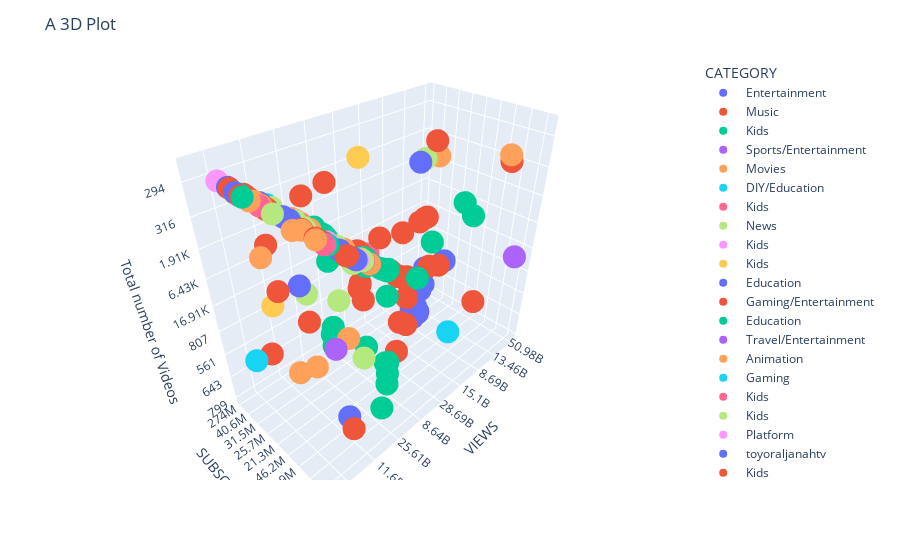

The notebook cell saved with this chart:
### Code cell
# 3D Plot :
fig = px.scatter_3d(df, x='VIEWS', y='SUBSCRIBERS', z='TOTAL_NUMBER_OF_VIDEOS', color='CATEGORY')
fig.update_layout(
    title = 'A 3D Plot',
    xaxis_title = 'Number of Views',
    yaxis_title = 'Number of Subscribers',
    scene = dict(
    zaxis_title = 'Total number of Videos'
    )
)
# Save the plot:
fig.write_html('./Plots/3D plot.html')
fig.write_image('./Plots/3D Plot.png')
fig.show()

### Figure 1 — Plotly figure (JSON) as saved in the notebook; plotly's stock layout.template omitted (floating-point values rounded to 4 significant figures; data arrays with more than 128 entries replaced by an {"elided": "..."} marker saying what was removed)
{"data": [{"hovertemplate": "CATEGORY= Entertainment          <br>VIEWS=%{x}<br>SUBSCRIBERS=%{y}<br>TOTAL_NUMBER_OF_VIDEOS=%{z}<extra></extra>", "legendgroup": " Entertainment          ", "marker": {"color": "#636efa", "symbol": "circle"}, "mode": "markers", "name": " Entertainment          ", "scene": "scene", "showlegend": true, "type": "scatter3d", "x": {"elided": "186 str values"}, "y": {"elided": "186 str values"}, "z": {"elided": "186 str values"}}, {"hovertemplate": "CATEGORY= Music                  <br>VIEWS=%{x}<br>SUBSCRIBERS=%{y}<br>TOTAL_NUMBER_OF_VIDEOS=%{z}<extra></extra>", "legendgroup": " Music                  ", "marker": {"color": "#EF553B", "symbol": "circle"}, "mode": "markers", "name": " Music                  ", "scene": "scene", "showlegend": true, "type": "scatter3d", "x": ["257.16B", "66.84B", "36.02B", "22.97B", "34.26B", "32.31B", "29.3B", "34.04B", "38.29B", "38.83B", "42.76B", "31.93B", "29.73B", "41.11B", "35.44B", "15.74B", "32.44B", "26.21B", "15.72B", "32.93B", "40.38B", "19.75B", "30.35B", "14.12B", "8.11B", "39.1B", "17.05B", "7.34B", "4.21B", "7.88B", "21.55B", "11.76B", "33.12B", "13B", "23.15B", "30.01B", "57.67B", "16.42B", "28.69B", "25.89B", "37.65B", "22.81B", "31.98B", "18.11B", "14B", "20.45B", "15.79B", "10.61B", "11.12B", "3.42B", "19.17B", "29.45B", "17.21B", "15.79B", "9.75B", "25.04B", "12.54B", "16.77B", "7.79B", "17.01B", "18.97B", "38.77B", "23.94B", "17.89B", "27.35B", "2.43B", "28.22B", "18.76B", "17.97B", "12.72B", "11.26B", "17.2B", "19.04B", "10.8B", "4.97B", "9.42B", "11.2B", "28.31B", "11.14B", "7.33B", "8.06B", "2.59B", "22.01B", "15.62B", "12.4B", "24.65B", "797.36M", "9.02B", "40.34B", "29.44B", "11.13B", "6.81B", "23.92B", "13.31B", "15.09B", "3.68B", "9.12B", "15.02B", "8.64B", "10.81B", "9.24B", "6.35B", "14.06B", "14.09B", "4.11B", "12.63B", "18.08B", "9.9B", "25.78B", "11.01B", "1.91B"], "y": ["267M", "107M", "93.9M", "78.1M", "74.9M", "73M", "68.5M", "67.8M", "67.1M", "66.2M", "62M", "60.5M", "60.3M", "60.1M", "59.2M", "57.1M", "54.7M", "54.2M", "51.7M", "51M", "48.4M", "47.4M", "46.2M", "45.5M", "45.5M", "44.5M", "43.6M", "42.6M", "41.8M", "40.9M", "40.7M", "40.5M", "39.2M", "39.2M", "38.2M", "37.5M", "37.1M", "36.8M", "36.5M", "35.4M", "35.3M", "35M", "34.8M", "34.7M", "34.6M", "34.1M", "34.1M", "33.9M", "33.7M", "33.3M", "32.7M", "32.5M", "31.8M", "31.8M", "31.5M", "31.3M", "31.2M", "30.7M", "30.6M", "30.4M", "30.3M", "30.2M", "30M", "30M", "29.1M", "28.5M", "27.1M", "27.1M", "27M", "26.8M", "26.8M", "26.7M", "26.6M", "26.6M", "26.4M", "26.3M", "25.6M", "25.5M", "25.1M", "24.9M", "24.8M", "24.7M", "24.6M", "24.6M", "24.6M", "24.5M", "24.5M", "24.4M", "24.1M", "24.1M", "24.1M", "24M", "23.9M", "23.7M", "23.6M", "23.5M", "23.3M", "22.7M", "22.6M", "22.5M", "22.2M", "22.2M", "22.1M", "21.8M", "21.8M", "21.7M", "21.3M", "21.1M", "21M", "20.9M", "20.8M"], "z": ["21.12K", "11.22K", "596", "2.51K", "1.85K", "249", "8.58K", "28.01K", "2.81K", "5.82K", "20.15K", "4.69K", "165", "4.1K", "268", "484", "474", "190", "122", "3.5K", "1.73K", "21.79K", "358", "579", "1.69K", "1.23K", "379.59K", "118", "501", "216.91K", "8.08K", "1.04K", "142.19K", "252", "16.91K", "1.8K", "2.82K", "668", "2.44K", "6.45K", "3.32K", "79.37K", "2.3K", "7.19K", "193", "1.07K", "7.98K", "193", "1.67K", "68", "618", "4.36K", "599", "290", "4.91K", "8.42K", "10.01K", "5.2K", "1.13K", "335", "992", "1.05K", "5.48K", "64", "2.72K", "635", "3.08K", "254", "553", "1.71K", "72", "56", "2.25K", "1.85K", "192", "3.52K", "637", "307", "1.92K", "236", "777", "672", "106", "1.09K", "3.04K", "167", "42", "297", "73.13K", "46.69K", "318", "257", "3.73K", "1.12K", "6.43K", "5.46K", "727", "218", "63", "163", "89", "61", "2.6K", "58.31K", "530", "266", "5.42K", "912", "141.1K", "4.31K", "299"]}, {"hovertemplate": "CATEGORY= Kids                   <br>VIEWS=%{x}<br>SUBSCRIBERS=%{y}<br>TOTAL_NUMBER_OF_VIDEOS=%{z}<extra></extra>", "legendgroup": " Kids                   ", "marker": {"color": "#00cc96", "symbol": "circle"}, "mode": "markers", "name": " Kids                   ", "scene": "scene", "showlegend": true, "type": "scatter3d", "x": ["182.88B", "103.5B", "90.94B", "100.9B", "51.03B", "60.42B", "36.12B", "65.66B", "35.01B", "11.15B", "27.62B", "43.07B", "24.34B", "9.74B", "3.76B", "30.66B", "16.82B", "5.83B", "16.93B", "21.48B", "23.62B", "15.58B", "21.74B", "12.91B", "27.37B", "19.5B", "11.72B", "27.35B", "3.11B", "26.42B", "14.45B", "12.41B", "23.15B", "26.33B", "22.52B", "16.26B", "6.56B", "3.27B", "16.2B", "18.79B", "19.72B", "15.27B", "13.42B", "8.66B", "16.02B", "16.85B", "25.61B", "25.22B", "19.06B", "14.33B", "23.01B", "27.12B", "17.27B", "9.82B", "18.2B", "9.98B", "16.95B", "1.39K", "13.58B", "12.12B", "11.42B", "5.46B", "2.86B", "488.84M", "10.9B", "9.52B", "9.38B", "4.55B"], "y": ["176M", "123M", "119M", "116M", "91.3M", "64.4M", "62.3M", "56.7M", "47.9M", "44.6M", "44.4M", "43.3M", "43.2M", "42.7M", "42.1M", "40.8M", "40M", "39.4M", "37.9M", "36.7M", "36.6M", "36.2M", "36M", "35.8M", "35.4M", "34.8M", "33.8M", "32.6M", "31.9M", "31.6M", "30.3M", "30.1M", "29.9M", "29.4M", "29.1M", "27.9M", "27.8M", "27.3M", "27.2M", "27M", "26.5M", "26.2M", "26.2M", "26.2M", "25.9M", "25.4M", "25.3M", "24.8M", "24.6M", "24.6M", "24.5M", "24.1M", "24.1M", "24M", "23M", "23M", "22.9M", "22.9M", "22.8M", "22.4M", "22.1M", "22M", "21.9M", "21.3M", "20.9M", "20.9M", "20.6M", "20.6M"], "z": ["1.18K", "1.22K", "721", "885", "792", "1.48K", "674", "1.24K", "155", "7.95K", "1.76K", "90.19K", "85", "1.36K", "197", "642", "1.07K", "705", "236", "5.6K", "8.5K", "4.3K", "8.34K", "653", "137.83K", "1.24K", "234", "1.09K", "116", "924", "2.88K", "886", "45", "989", "2.09K", "11.23K", "343", "319", "2.42K", "1.67K", "200", "97.68K", "1.19K", "591", "1.91K", "27.11K", "5.34K", "20.08K", "525", "23.8K", "3.81K", "17.12K", "179", "4.59K", "1.22K", "3.76K", "470", "1", "1.17K", "120", "440", "6.21K", "622", "180", "178", "7.24K", "606", "868"]}, {"hovertemplate": "CATEGORY= Sports/Entertainment   <br>VIEWS=%{x}<br>SUBSCRIBERS=%{y}<br>TOTAL_NUMBER_OF_VIDEOS=%{z}<extra></extra>", "legendgroup": " Sports/Entertainment   ", "marker": {"color": "#ab63fa", "symbol": "circle"}, "mode": "markers", "name": " Sports/Entertainment   ", "scene": "scene", "showlegend": true, "type": "scatter3d", "x": ["84.98B", "17.42B"], "y": ["102M", "60.2M"], "z": ["76.61K", "437"]}, {"hovertemplate": "CATEGORY= Movies                 <br>VIEWS=%{x}<br>SUBSCRIBERS=%{y}<br>TOTAL_NUMBER_OF_VIDEOS=%{z}<extra></extra>", "legendgroup": " Movies                 ", "marker": {"color": "#FFA15A", "symbol": "circle"}, "mode": "markers", "name": " Movies                 ", "scene": "scene", "showlegend": true, "type": "scatter3d", "x": ["29.04B", "62.2B", "24.55B", "27.61B", "11.21B", "27.4B", "17.34B", "17.59B", "16.31B", "7.95B", "8.22B", "24.98B", "5.72B", "6.28B"], "y": ["97.2M", "61.4M", "53.5M", "40.1M", "33.3M", "32.6M", "31.5M", "30.5M", "27.1M", "26.4M", "26.3M", "24.7M", "22.9M", "22.6M"], "z": ["8.55K", "40.61K", "12.25K", "615", "3.48K", "1.35K", "768", "5.06K", "108", "1.07K", "7.47K", "3.42K", "928", "4.1K"]}, {"hovertemplate": "CATEGORY= DIY/Education          <br>VIEWS=%{x}<br>SUBSCRIBERS=%{y}<br>TOTAL_NUMBER_OF_VIDEOS=%{z}<extra></extra>", "legendgroup": " DIY/Education          ", "marker": {"color": "#19d3f3", "symbol": "circle"}, "mode": "markers", "name": " DIY/Education          ", "scene": "scene", "showlegend": true, "type": "scatter3d", "x": ["27.39B"], "y": ["80.7M"], "z": ["7.05K"]}, {"hovertemplate": "CATEGORY= Kids                <br>VIEWS=%{x}<br>SUBSCRIBERS=%{y}<br>TOTAL_NUMBER_OF_VIDEOS=%{z}<extra></extra>", "legendgroup": " Kids                ", "marker": {"color": "#FF6692", "symbol": "circle"}, "mode": "markers", "name": " Kids                ", "scene": "scene", "showlegend": true, "type": "scatter3d", "x": ["43.81B", "15.33B"], "y": ["75.3M", "26M"], "z": ["3.24K", "1.32K"]}, {"hovertemplate": "CATEGORY= News                   <br>VIEWS=%{x}<br>SUBSCRIBERS=%{y}<br>TOTAL_NUMBER_OF_VIDEOS=%{z}<extra></extra>", "legendgroup": " News                   ", "marker": {"color": "#B6E880", "symbol": "circle"}, "mode": "markers", "name": " News                   ", "scene": "scene", "showlegend": true, "type": "scatter3d", "x": ["31.73B", "7.86B", "50.79B", "32.4B", "13.71B", "8.71B", "4.77B", "13.55B", "10.36B", "14.48B", "12.16B", "4.19B", "19.19B", "3.88B", "2.93B"], "y": ["65.2M", "43.8M", "41.9M", "35.9M", "29.8M", "28.3M", "28M", "25.6M", "23.9M", "23.4M", "22.5M", "21.9M", "21.6M", "21.1M", "20.8M"], "z": ["365.35K", "141", "791", "65", "2.05K", "4.38K", "2.12K", "15.27K", "2.72K", "268", "169.4K", "7.05K", "47.93K", "266", "710"]}, {"hovertemplate": "CATEGORY= Kids          <br>VIEWS=%{x}<br>SUBSCRIBERS=%{y}<br>TOTAL_NUMBER_OF_VIDEOS=%{z}<extra></extra>", "legendgroup": " Kids          ", "marker": {"color": "#FF97FF", "symbol": "circle"}, "mode": "markers", "name": " Kids          ", "scene": "scene", "showlegend": true, "type": "scatter3d", "x": ["34.45B", "4.13B"], "y": ["56.9M", "29.1M"], "z": ["842", "402"]}, {"hovertemplate": "CATEGORY= Kids            <br>VIEWS=%{x}<br>SUBSCRIBERS=%{y}<br>TOTAL_NUMBER_OF_VIDEOS=%{z}<extra></extra>", "legendgroup": " Kids            ", "marker": {"color": "#FECB52", "symbol": "circle"}, "mode": "markers", "name": " Kids            ", "scene": "scene", "showlegend": true, "type": "scatter3d", "x": ["11.6B"], "y": ["56.8M"], "z": ["1.05K"]}, {"hovertemplate": "CATEGORY= Education              <br>VIEWS=%{x}<br>SUBSCRIBERS=%{y}<br>TOTAL_NUMBER_OF_VIDEOS=%{z}<extra></extra>", "legendgroup": " Education              ", "marker": {"color": "#636efa", "symbol": "circle"}, "mode": "markers", "name": " Education              ", "scene": "scene", "showlegend": true, "type": "scatter3d", "x": ["6.32B", "7.71B", "6.57B", "7.54B", "15.96B", "24.35B", "22.54B", "19.83B", "11.85B", "18.81B", "2.34B", "6.01B", "2.78B", "20.79B", "9.41B", "11.65B", "6.13B", "2.17B", "8.28B"], "y": ["53.4M", "45.8M", "45M", "41M", "39.9M", "31.9M", "29.3M", "28.7M", "25.6M", "24.5M", "23.2M", "23.1M", "22.4M", "22M", "21.9M", "21.8M", "21.4M", "21.2M", "20.6M"], "z": ["156", "4.32K", "316", "3.51K", "9.36K", "1.53K", "373", "3.71K", "308", "1.64K", "380", "10.46K", "230", "3.91K", "1.34K", "90", "5.35K", "288", "1.18K"]}, {"hovertemplate": "CATEGORY= Gaming/Entertainment   <br>VIEWS=%{x}<br>SUBSCRIBERS=%{y}<br>TOTAL_NUMBER_OF_VIDEOS=%{z}<extra></extra>", "legendgroup": " Gaming/Entertainment   ", "marker": {"color": "#EF553B", "symbol": "circle"}, "mode": "markers", "name": " Gaming/Entertainment   ", "scene": "scene", "showlegend": true, "type": "scatter3d", "x": ["30.91B", "15.44B", "16.18B", "28.4B", "28.89B", "25.3B", "27.61B", "40.51B", "11.07B", "31.12B", "14.34B", "24.96B", "13.92B", "16.84B", "16.49B", "6.98B", "17.84B", "17.52B", "4.75B", "2.14B", "13.53B", "5.23B", "10.53B", "14.64B", "12.88B", "16.02B", "17.57B", "9.87B", "17.32B", "7.16B", "8.87B", "12.21B", "12.38B", "7.25B", "11.27B", "4.13B", "9.23B"], "y": ["50.5M", "50.2M", "49.5M", "47.6M", "44.1M", "44M", "42.3M", "41M", "40.4M", "39.8M", "38.6M", "36.8M", "34.7M", "34.3M", "33.5M", "31.9M", "30.7M", "29.1M", "28.8M", "28.4M", "26.4M", "26M", "25.8M", "25M", "24.1M", "23.8M", "23.7M", "23.7M", "23.4M", "22.6M", "22.1M", "21.9M", "21.5M", "21.2M", "20.9M", "20.7M", "20.6M"], "z": ["3.75K", "2.17K", "2.37K", "4.74K", "11.49K", "2.73K", "821", "2.65K", "135", "737", "157", "233", "713", "1.74K", "1.37K", "8.18K", "1.29K", "796", "617", "292", "539", "615", "601", "1.49K", "738", "196.75K", "21.95K", "860", "53.86K", "5.46K", "746", "324", "721", "815", "10.21K", "1.72K", "532"]}, {"hovertemplate": "CATEGORY= Education          <br>VIEWS=%{x}<br>SUBSCRIBERS=%{y}<br>TOTAL_NUMBER_OF_VIDEOS=%{z}<extra></extra>", "legendgroup": " Education          ", "marker": {"color": "#00cc96", "symbol": "circle"}, "mode": "markers", "name": " Education          ", "scene": "scene", "showlegend": true, "type": "scatter3d", "x": ["6.46B"], "y": ["49.4M"], "z": ["2.92K"]}, {"hovertemplate": "CATEGORY= Travel/Entertainment   <br>VIEWS=%{x}<br>SUBSCRIBERS=%{y}<br>TOTAL_NUMBER_OF_VIDEOS=%{z}<extra></extra>", "legendgroup": " Travel/Entertainment   ", "marker": {"color": "#ab63fa", "symbol": "circle"}, "mode": "markers", "name": " Travel/Entertainment   ", "scene": "scene", "showlegend": true, "type": "scatter3d", "x": ["25.02B"], "y": ["43M"], "z": ["1.12K"]}, {"hovertemplate": "CATEGORY= Animation              <br>VIEWS=%{x}<br>SUBSCRIBERS=%{y}<br>TOTAL_NUMBER_OF_VIDEOS=%{z}<extra></extra>", "legendgroup": " Animation              ", "marker": {"color": "#FFA15A", "symbol": "circle"}, "mode": "markers", "name": " Animation              ", "scene": "scene", "showlegend": true, "type": "scatter3d", "x": ["18.94B", "12.6B", "22.43B", "1.94B", "11.87B"], "y": ["42.1M", "27.7M", "23.6M", "21.2M", "21.1M"], "z": ["3.79K", "2.26K", "8.7K", "1.31K", "815"]}, {"hovertemplate": "CATEGORY= Gaming                 <br>VIEWS=%{x}<br>SUBSCRIBERS=%{y}<br>TOTAL_NUMBER_OF_VIDEOS=%{z}<extra></extra>", "legendgroup": " Gaming                 ", "marker": {"color": "#19d3f3", "symbol": "circle"}, "mode": "markers", "name": " Gaming                 ", "scene": "scene", "showlegend": true, "type": "scatter3d", "x": ["16.6B", "26.49B"], "y": ["42M", "40.6M"], "z": ["294", "2.06K"]}, {"hovertemplate": "CATEGORY= Kids             <br>VIEWS=%{x}<br>SUBSCRIBERS=%{y}<br>TOTAL_NUMBER_OF_VIDEOS=%{z}<extra></extra>", "legendgroup": " Kids             ", "marker": {"color": "#FF6692", "symbol": "circle"}, "mode": "markers", "name": " Kids             ", "scene": "scene", "showlegend": true, "type": "scatter3d", "x": ["20.1B", "8.06B", "22.28B"], "y": ["41.5M", "22.4M", "20.6M"], "z": ["304.44K", "257", "4.94K"]}, {"hovertemplate": "CATEGORY= Kids           <br>VIEWS=%{x}<br>SUBSCRIBERS=%{y}<br>TOTAL_NUMBER_OF_VIDEOS=%{z}<extra></extra>", "legendgroup": " Kids           ", "marker": {"color": "#B6E880", "symbol": "circle"}, "mode": "markers", "name": " Kids           ", "scene": "scene", "showlegend": true, "type": "scatter3d", "x": ["38.44B"], "y": ["40.9M"], "z": ["83.9K"]}, {"hovertemplate": "CATEGORY= Platform               <br>VIEWS=%{x}<br>SUBSCRIBERS=%{y}<br>TOTAL_NUMBER_OF_VIDEOS=%{z}<extra></extra>", "legendgroup": " Platform               ", "marker": {"color": "#FF97FF", "symbol": "circle"}, "mode": "markers", "name": " Platform               ", "scene": "scene", "showlegend": true, "type": "scatter3d", "x": ["39.28B"], "y": ["40.6M"], "z": ["3.16K"]}, {"hovertemplate": "CATEGORY= toyoraljanahtv <br>VIEWS=%{x}<br>SUBSCRIBERS=%{y}<br>TOTAL_NUMBER_OF_VIDEOS=%{z}<extra></extra>", "legendgroup": " toyoraljanahtv ", "marker": {"color": "#636efa", "symbol": "circle"}, "mode": "markers", "name": " toyoraljanahtv ", "scene": "scene", "showlegend": true, "type": "scatter3d", "x": ["5.15B"], "y": ["31.6M"], "z": ["941"]}, {"hovertemplate": "CATEGORY= Kids               <br>VIEWS=%{x}<br>SUBSCRIBERS=%{y}<br>TOTAL_NUMBER_OF_VIDEOS=%{z}<extra></extra>", "legendgroup": " Kids               ", "marker": {"color": "#EF553B", "symbol": "circle"}, "mode": "markers", "name": " Kids               ", "scene": "scene", "showlegend": true, "type": "scatter3d", "x": ["13.82B"], "y": ["30.7M"], "z": ["977"]}, {"hovertemplate": "CATEGORY= Fitness/Health         <br>VIEWS=%{x}<br>SUBSCRIBERS=%{y}<br>TOTAL_NUMBER_OF_VIDEOS=%{z}<extra></extra>", "legendgroup": " Fitness/Health         ", "marker": {"color": "#00cc96", "symbol": "circle"}, "mode": "markers", "name": " Fitness/Health         ", "scene": "scene", "showlegend": true, "type": "scatter3d", "x": ["18.5B"], "y": ["25.3M"], "z": ["1.3K"]}, {"hovertemplate": "CATEGORY= Kids         <br>VIEWS=%{x}<br>SUBSCRIBERS=%{y}<br>TOTAL_NUMBER_OF_VIDEOS=%{z}<extra></extra>", "legendgroup": " Kids         ", "marker": {"color": "#ab63fa", "symbol": "circle"}, "mode": "markers", "name": " Kids         ", "scene": "scene", "showlegend": true, "type": "scatter3d", "x": ["20.45B"], "y": ["25M"], "z": ["118"]}, {"hovertemplate": "CATEGORY= Food                   <br>VIEWS=%{x}<br>SUBSCRIBERS=%{y}<br>TOTAL_NUMBER_OF_VIDEOS=%{z}<extra></extra>", "legendgroup": " Food                   ", "marker": {"color": "#FFA15A", "symbol": "circle"}, "mode": "markers", "name": " Food                   ", "scene": "scene", "showlegend": true, "type": "scatter3d", "x": ["2.5B", "15.25B", "8.58B", "7.59B"], "y": ["25M", "24.9M", "21.4M", "20.7M"], "z": ["1.4K", "1.85K", "3.95K", "1.32K"]}, {"hovertemplate": "CATEGORY= Beauty/Lifestyle       <br>VIEWS=%{x}<br>SUBSCRIBERS=%{y}<br>TOTAL_NUMBER_OF_VIDEOS=%{z}<extra></extra>", "legendgroup": " Beauty/Lifestyle       ", "marker": {"color": "#19d3f3", "symbol": "circle"}, "mode": "markers", "name": " Beauty/Lifestyle       ", "scene": "scene", "showlegend": true, "type": "scatter3d", "x": ["3.19B", "4.16B"], "y": ["24.7M", "23.9M"], "z": ["4.37K", "756"]}, {"hovertemplate": "CATEGORY= Charity/Non-profit     <br>VIEWS=%{x}<br>SUBSCRIBERS=%{y}<br>TOTAL_NUMBER_OF_VIDEOS=%{z}<extra></extra>", "legendgroup": " Charity/Non-profit     ", "marker": {"color": "#FF6692", "symbol": "circle"}, "mode": "markers", "name": " Charity/Non-profit     ", "scene": "scene", "showlegend": true, "type": "scatter3d", "x": ["16.07B"], "y": ["24.5M"], "z": ["1.15K"]}, {"hovertemplate": "CATEGORY= Politics               <br>VIEWS=%{x}<br>SUBSCRIBERS=%{y}<br>TOTAL_NUMBER_OF_VIDEOS=%{z}<extra></extra>", "legendgroup": " Politics               ", "marker": {"color": "#B6E880", "symbol": "circle"}, "mode": "markers", "name": " Politics               ", "scene": "scene", "showlegend": true, "type": "scatter3d", "x": ["9.44B"], "y": ["24.1M"], "z": ["2.58K"]}, {"hovertemplate": "CATEGORY= Technology             <br>VIEWS=%{x}<br>SUBSCRIBERS=%{y}<br>TOTAL_NUMBER_OF_VIDEOS=%{z}<extra></extra>", "legendgroup": " Technology             ", "marker": {"color": "#FF97FF", "symbol": "circle"}, "mode": "markers", "name": " Technology             ", "scene": "scene", "showlegend": true, "type": "scatter3d", "x": ["6.02B", "11.5B"], "y": ["24.1M", "23.6M"], "z": ["1.25K", "4.27K"]}, {"hovertemplate": "CATEGORY= DIY                    <br>VIEWS=%{x}<br>SUBSCRIBERS=%{y}<br>TOTAL_NUMBER_OF_VIDEOS=%{z}<extra></extra>", "legendgroup": " DIY                    ", "marker": {"color": "#FECB52", "symbol": "circle"}, "mode": "markers", "name": " DIY                    ", "scene": "scene", "showlegend": true, "type": "scatter3d", "x": ["16.58B", "1.91B"], "y": ["23.9M", "20.6M"], "z": ["468", "205"]}, {"hovertemplate": "CATEGORY= Music                 <br>VIEWS=%{x}<br>SUBSCRIBERS=%{y}<br>TOTAL_NUMBER_OF_VIDEOS=%{z}<extra></extra>", "legendgroup": " Music                 ", "marker": {"color": "#636efa", "symbol": "circle"}, "mode": "markers", "name": " Music                 ", "scene": "scene", "showlegend": true, "type": "scatter3d", "x": ["15.9B"], "y": ["23.7M"], "z": ["475"]}, {"hovertemplate": "CATEGORY= Sports                 <br>VIEWS=%{x}<br>SUBSCRIBERS=%{y}<br>TOTAL_NUMBER_OF_VIDEOS=%{z}<extra></extra>", "legendgroup": " Sports                 ", "marker": {"color": "#EF553B", "symbol": "circle"}, "mode": "markers", "name": " Sports                 ", "scene": "scene", "showlegend": true, "type": "scatter3d", "x": ["14.69B", "9.46B"], "y": ["21.8M", "20.9M"], "z": ["1.28K", "1.38K"]}, {"hovertemplate": "CATEGORY= Arab Games Network <br>VIEWS=%{x}<br>SUBSCRIBERS=%{y}<br>TOTAL_NUMBER_OF_VIDEOS=%{z}<extra></extra>", "legendgroup": " Arab Games Network ", "marker": {"color": "#00cc96", "symbol": "circle"}, "mode": "markers", "name": " Arab Games Network ", "scene": "scene", "showlegend": true, "type": "scatter3d", "x": ["10.12B"], "y": ["20.9M"], "z": ["1.81K"]}], "layout": {"legend": {"title": {"text": "CATEGORY"}, "tracegroupgap": 0}, "margin": {"t": 60}, "scene": {"domain": {"x": [0, 1], "y": [0, 1]}, "xaxis": {"title": {"text": "VIEWS"}}, "yaxis": {"title": {"text": "SUBSCRIBERS"}}, "zaxis": {"title": {"text": "Total number of Videos"}}}, "title": {"text": "A 3D Plot"}, "xaxis": {"title": {"text": "Number of Views"}}, "yaxis": {"title": {"text": "Number of Subscribers"}}}}
